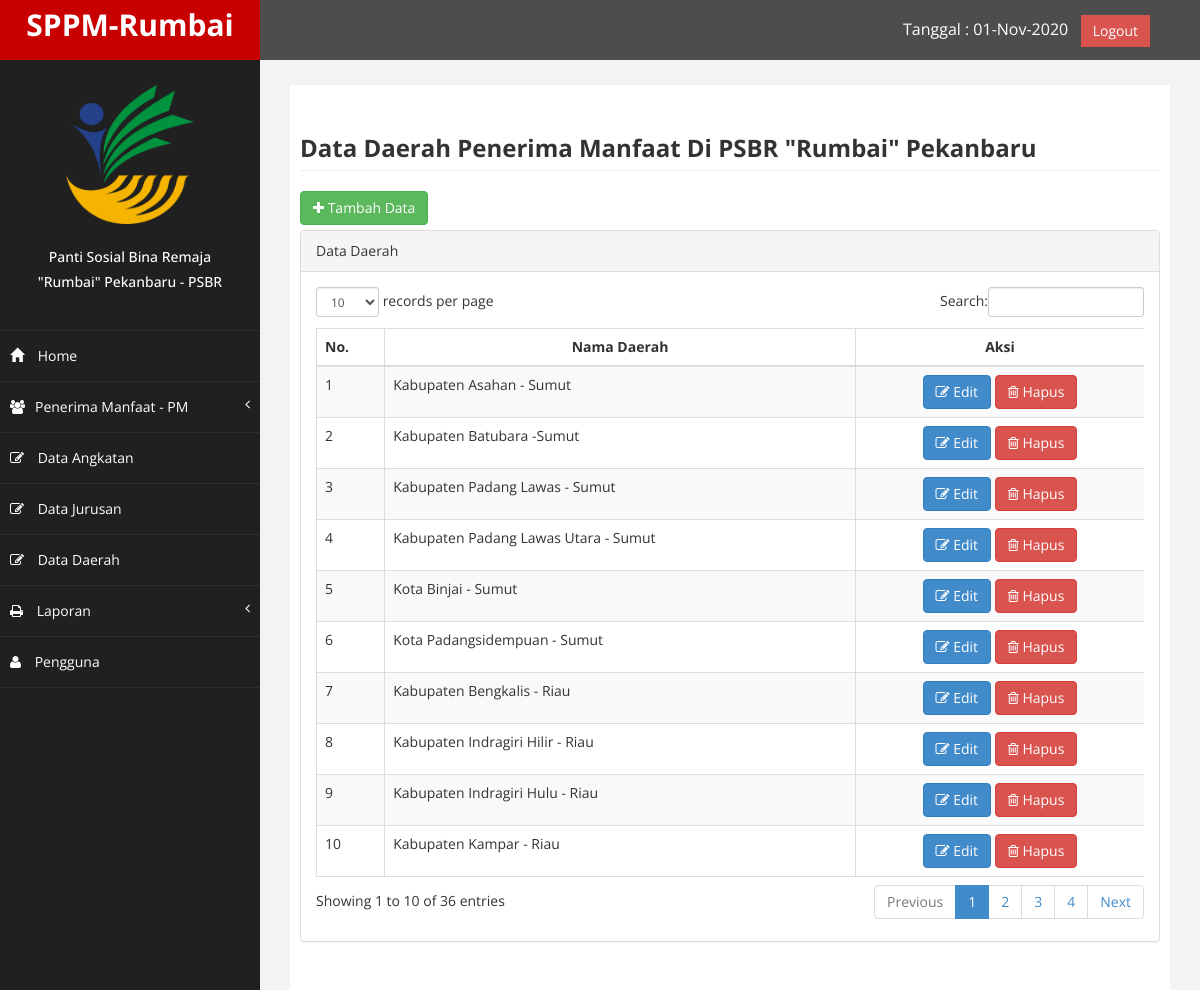
Page /index.php?page=daerah (signed in) on the committed database.
### tables this page shows
CREATE TABLE `tb_daerah` (
  `idda` int(11) NOT NULL,
  `nama_daerah` varchar(100) NOT NULL
);

### page/daerah/daerah.php (the view, shortened to what this page needs)
<div class="row">
    <div class="col-md-12">
        <h3 class="page-header"><strong>Data Daerah Penerima Manfaat Di PSBR "Rumbai" Pekanbaru</strong></h3>
        <a href ="?page=daerah&aksi=tambah" class = "btn btn-success" style="margin-bottom: 5px;"><i class ="fa fa-plus"></i> Tambah Data </a>
        <div class="panel panel-default">
            <div class="panel-heading"> Data Daerah </div>
                <div class="panel-body">
                    <div class="table-responsive">
                        <table class="table table-striped table-bordered table-hover" id="dataTables-example">
                            <thead>
                                <tr>
                                 <th>No.</th>
                                <th class="text-center">Nama Daerah</th>
                                <th class="text-center">Aksi</th>
                                </tr>
                            </thead>
                            <tbody>
                            <?php
                                $no = 1;
                                $sql = $koneksi -> query ("SELECT * FROM tb_daerah");
                                while ($data = $sql -> fetch_assoc()) {
                            ?>
                            <tr>
                                <td><?php echo $no++; ?></td>
                                <td><?php echo  $data ['nama_daerah'] ?></td>
                                <td class="text-center">
                                    <a href="?page=daerah&aksi=edit&idda=<?php echo $data['idda']; ?>"><button type="button" class="btn btn-primary"><i class="fa fa-edit "></i> Edit</button>
                                    <a href="?page=daerah&aksi=hapus&idda=<?php echo $data['idda']; ?>"><button type="button" class="btn btn-danger"><i class="fa fa-trash-o"></i> Hapus</button></a>
                                </td>
                            </tr>
                                <?php } ?>
                            </tbody>
                        </table>
                     </div>
                </div>
            </div>
        </div>
</div>

### index.php (shortened to what this page needs)
<?php
$koneksi = new mysqli("localhost", "root", "", "psbr");
if ($_SESSION['admin']) {
?>
    <!DOCTYPE html>
    <html lang="en">
    <head>
        <link href="assets/css/bootstrap.css" rel="stylesheet" />
        <link href="assets/css/font-awesome.css" rel="stylesheet" />
        <link href="assets/css/custom.css" rel="stylesheet" />
        <link href="assets/js/dataTables/dataTables.bootstrap.css" rel="stylesheet" />
    </head>
    <body>
        <div id="wrapper">
            <nav class="navbar navbar-default navbar-cls-top " role="navigation" style="margin-bottom: 0">
                <div class="navbar-header">
                    <a class="navbar-brand"> SPPM-Rumbai</a>
                </div>
                <div style="color: white;
                padding: 15px 50px 5px 50px;
                float: right;
                font-size: 16px;"><?php echo "Tanggal : " . date("d-M-Y"); ?> &nbsp; <a onclick="return confirm('Anda Yakin Ingin Keluar ?')" href="logout.php" class="btn btn-danger square-btn-adjust">Logout</a>
                </div>
            </nav>
            <nav class="navbar-default navbar-side" role="navigation">
                <div class="sidebar-collapse">
                    <ul class="nav" id="main-menu">
                        <div style="color: white;">
                            <li class="text-center">
                                <img src="assets/img/psbr.png" class="user-image img-responsive" width="128" height="128" />
                                <h5>Panti Sosial Bina Remaja</h5>
                                <h5>"Rumbai" Pekanbaru - PSBR</h5>
                            </li>
                        </div>
                        <li>
                            <a></a>
                        </li>
                        <li>
                            <a href="?page=halaman1"><i class="glyphicon glyphicon-home fa-1x"></i> Home</a>
                        </li>
                        <li>
                            <a href=""><i class="fa fa-users fa-1x"></i>Penerima Manfaat - PM <span class="fa arrow"></span></a>
                        </li>
                        <li>
                            <a href="?page=angkatan"><i class="fa fa-edit fa-1x"></i> Data Angkatan</a>
                        </li>
                        <li>
                            <a href="?page=jurusan"><i class="fa fa-edit fa-1x"></i> Data Jurusan</a>
                        </li>
                        <li>
                            <a href="?page=daerah"><i class="fa fa-edit fa-1x"></i> Data Daerah</a>
                        </li>
                        <li>
                            <a href=""><i class="fa fa-print fa-1x"></i> Laporan <span class="fa arrow"></span></a>
                        </li>
                        <li>
                            <a href="?page=pengguna"><i class="fa fa-user fa-1x"></i> Pengguna</a>
                        </li>
                    </ul>
                </div>
            </nav>
            <div id="page-wrapper">
                <div id="page-inner">
                    <div class="row">
                        <div class="col-md-12">
                            <?php
                            $page = @$_GET['page'];
                            $aksi = @$_GET['aksi'];
                            if ($page == "halaman1") {
                                if ($aksi == "") {
                                    include "halaman_awal.php";
                                }
                            } elseif ($page == "input") {
                                if ($aksi == "") {
                                    include "page/pm/input.php";
                                }
                            } elseif ($page == "pm") {
                                if ($aksi == "") {
                                    include "page/pm/pm.php";
                                }
                            } elseif ($page == "daerah") {
                                if ($aksi == "") {
                                    include "page/daerah/daerah.php";
                                } elseif ($aksi == "tambah") {
                                    include "page/daerah/tambah.php";
                                } elseif ($aksi == "edit") {
                                    include "page/daerah/edit.php";
                                } elseif ($aksi == "hapus") {
                                    include "page/daerah/hapus.php";
                                }
                            } elseif ($page == "laporan") {
                                if ($aksi == "") {
                                    include "page/laporan/tampil_lap.php";
                                }
                            } elseif ($page == "tampil_lap") {
                                if ($aksi == "") {
                                    include "page/laporan/tampil_lap.php";
                                }
                            } elseif ($page == "rekap") {
                                if ($aksi == "") {
                                    include "page/rekap/tampil_rek.php";
                                }
                            } elseif ($page == "tampil_rek") {
                                if ($aksi == "") {
                                    include "page/rekap/tampil_rek.php";
                                }
                            } elseif ($page == "") {
                                include "halaman_awal.php";
                            }
                            ?>
                        </div>
                    </div>
                </div>
            </div>
    </body>
    </html>
<?php
} else {
    header("location:login.php");
}
?>

### assets/css/custom.css (style rules this page uses)
body { font-family: 'Open Sans', sans-serif; }
#wrapper { width: 100%; background:#202020; }
#page-wrapper { padding: 15px 15px; min-height: 600px; background:#F3F3F3; }
#page-inner { width:100%; margin:10px 20px 10px 0px; background-color:#fff!important; padding:10px; min-height:1200px; }
.text-center { text-align:center; }
.square-btn-adjust { border: 0px solid transparent; -webkit-border-radius: 0px; -moz-border-radius: 0px; border-radius: 0px; }
.user-image { margin: 25px auto; -webkit-border-radius: 10px; -moz-border-radius: 10px; border-radius: 10px; max-height:170px; max-width:170px; }
.navbar-cls-top .navbar-brand { color: #fff; background: #C90000; width: 260px; text-align: center; height: 60px; font-size: 30px; font-weight: 700; }
.arrow { float: right; }
.fa.arrow:before { content: "\f104"; }
.sidebar-collapse , .sidebar-collapse .nav { background:none; }
.sidebar-collapse .nav { padding:0; }
.sidebar-collapse .nav > li > a { color:#fff; background:#202020; text-shadow:none; }
.sidebar-collapse > .nav > li > a { padding:15px 10px; }
.sidebar-collapse > .nav > li { border-bottom: 1px solid rgba(107, 108, 109, 0.19); }
.navbar-side { border:none; background-color: #202020; }
.navbar-cls-top { background:#4D4D4D; border-bottom:none; }
.navbar-default { border:0px solid black; }
.navbar-header { background: #A70303; }
.nav > li > a > i { margin-right:10px; }
@media (min-width:768px) { #page-wrapper { margin: 0 0 0 260px; padding: 15px 30px; min-height: 1200px; } }
@media (min-width:768px) { .navbar-side { z-index: 1; position: absolute; width: 260px; } }
@media (min-width:768px) { .navbar { border-radius: 0px; } }

### rows in the picture
tb_daerah: nama_daerah "Kabupaten Asahan - Sumut"
tb_daerah: nama_daerah "Kabupaten Batubara -Sumut"
tb_daerah: nama_daerah "Kabupaten Padang Lawas - Sumut"
tb_daerah: nama_daerah "Kabupaten Padang Lawas Utara - Sumut"
tb_daerah: nama_daerah "Kota Binjai - Sumut"
tb_daerah: nama_daerah "Kota Padangsidempuan - Sumut"
tb_daerah: nama_daerah "Kabupaten Bengkalis - Riau"
tb_daerah: nama_daerah "Kabupaten Indragiri Hilir - Riau"
tb_daerah: nama_daerah "Kabupaten Indragiri Hulu - Riau"
tb_daerah: nama_daerah "Kabupaten Kampar - Riau"
